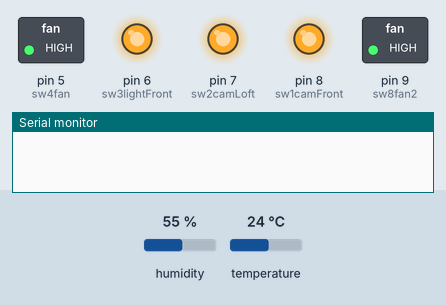
A sketch run on a simulated Arduino Uno, built for the host (arithmetic inside an expression is 32-bit, double 64-bit). Parts: switched loads named in the sketch (green lamp = pin HIGH), output pins drawn as LEDs (lit = HIGH), the last lines printed to the serial monitor. The inputs (shaded band) are chosen by the test bench; at power-on: humidity 55 %, temperature 24 °C. Pins used as bus, display or sensor lines are not drawn.

Above: at 0.1 s.
At 5.1 s:
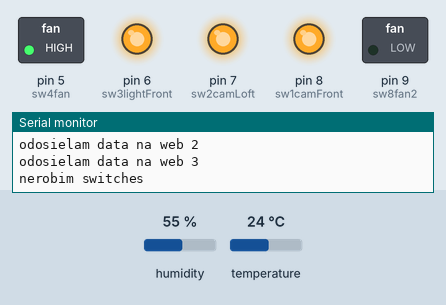
Timing chart, 0 to 6.6 s (numbered marks = the images above):
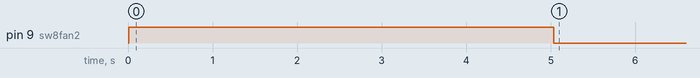

Measured:
- by itself, pin 9 (sw8fan2): HIGH → LOW at 5.0 s

The sketch:

ml-loft-arduino-v03.ino
```cpp
#include <EtherCard.h>
#include <SPI.h>
#include <DHT.h>
static uint32_t timerSwitch, timerMonWeb, timerNetworkDown, timerNetworkDownCount;
bool networkUsed = false;
//////////////////////////////////////////////////////////////////
//Internet
static byte mymac[] = { 0x74,0x69,0x69,0x2D,0x30,0x33 };
byte Ethernet::buffer[700];
const char website[] PROGMEM = "pastwo.ddns.net";

//////////////////////////////////////////////////////////////////
//Temp
#define DHTPINloft 4
//#define DHTPINout 3
#define DHTTYPE DHT11
DHT dhtLoft(DHTPINloft, DHTTYPE);
//DHT dhtOut(DHTPINout, DHTTYPE);
String tempLoft, humidityLoft, tempOut, humidityOut;

//////////////////////////////////////////////////////////////////
//Senzor dym CO
//int inGasCO = A15;
//int inGasSmoke = A13;

//////////////////////////////////////////////////////////////////
// rele
int sw1camFront = 8;
int sw2camLoft = 7;
int sw3lightFront = 6;
int sw4fan = 5;
int sw8fan2 = 9;
int resetPin = 3;
int resetNetworkPin = 2;

////////////////////////////////////////////////////////////////////////////////////////////////////////////////////////////////////
void setup () {
  digitalWrite(resetPin, HIGH);
  digitalWrite(resetNetworkPin, HIGH);
  Serial.begin(9600);
  delay(10);
  bool networkUsed = false;

  //////////////////////////////////////////////////////////////////
  //DHT
  pinMode(DHTPINloft, INPUT);
  dhtLoft.begin();
  //dhtOut.begin();


  //////////////////////////////////////////////////////////////////
  //Internet
  ether.hisport = 82;
  timerNetworkDownCount = 0;
  if (ether.begin(sizeof Ethernet::buffer, mymac) == 0)
    Serial.println(F("Failed to access Ethernet controller"));
  if (!ether.dhcpSetup())
    Serial.println(F("DHCP failed"));

  ether.printIp("IP:  ", ether.myip);  ether.printIp("GW:  ", ether.gwip); ether.printIp("DNS: ", ether.dnsip);

#if 1
  if (!ether.dnsLookup(website))
    Serial.println(F("DNS failed"));
#elif 2
  char websiteIP[] = "192.168.1.1";
  ether.parseIp(ether.hisip, websiteIP);
#else
  byte hisip[] = { 192,168,1,1 };
  ether.copyIp(ether.hisip, hisip);
#endif

  ether.printIp("SRV: ", ether.hisip);

  //////////////////////////////////////////////////////////////////
  //Reset
  pinMode(resetPin, OUTPUT);
  pinMode(resetNetworkPin, OUTPUT);

  //////////////////////////////////////////////////////////////////
  //Gas CO, Smoke
  //pinMode(inGasCO, INPUT);
  //pinMode(inGasSmoke, INPUT);

  //////////////////////////////////////////////////////////////////
  //rele
  pinMode(sw1camFront, OUTPUT);
  pinMode(sw2camLoft, OUTPUT);
  pinMode(sw3lightFront, OUTPUT);
  pinMode(sw4fan, OUTPUT);
  pinMode(sw8fan2, OUTPUT);

  //////////////////////////////////////////////////////////////////
  //rele
  digitalWrite(sw1camFront, HIGH);
  digitalWrite(sw2camLoft, HIGH);
  digitalWrite(sw3lightFront, HIGH);
  digitalWrite(sw4fan, HIGH);
  digitalWrite(sw8fan2, HIGH);

  delay(5000);
}


////////////////////////////////////////////////////////////////////////////////////////////////////////////////////////////////////
void loop () {
  //////////////////////////////////////////////////////////////////
  //Internet
  ether.packetLoop(ether.packetReceive());

  //////////////////////////////////////////////////////////////////
  //resetnem ak je netowrok down
  if(millis() > (timerNetworkDown+6000) ){
    if(timerNetworkDownCount > 2){
      //resetNetwork();
    }
    if(timerNetworkDownCount > 5){
      resetArduino();
    }
    delay(2000);
    timerNetworkDownCount ++;
    networkUsed = false;
    timerNetworkDown = millis();
    Serial.println(F("nenastal callback, tak resetujem status networkUsed"));
  }

  //////////////////////////////////////////////////////////////////
  //monitoring - web save
  if (millis() > timerMonWeb) {
    timerMonWeb = millis() + 6000;//00;
    if(!networkUsed){
      networkUsed = true;
      Serial.println(F("odosielam data na web"));
      char buff[128]="";

      tempLoft = dhtLoft.readTemperature();
      humidityLoft = dhtLoft.readHumidity();
      //tempOut = dhtOut.readTemperature();
      //humidityOut = dhtOut.readHumidity();
      Serial.println("tempLoft:"+tempLoft);
      Serial.println("humidityLoft:"+humidityLoft);
      //Serial.println(F("robim teploty2"));
      //Serial.println("tempOut:"+tempOut);
      //Serial.println("humidityOut:"+humidityOut);
      //Teplota na zdroji
      if(tempLoft.toInt()<25){
        digitalWrite(sw4fan, HIGH);
        digitalWrite(sw8fan2, LOW);
      }else{
        digitalWrite(sw4fan, LOW);
        digitalWrite(sw8fan2, HIGH);
      }

      //double inGasCOVal = analogRead(inGasCO);
      //Serial.println(F("inGasCOVal"));
      //Serial.println(inGasCOVal);

      //double inGasSmokeVal = analogRead(inGasSmoke);
      //Serial.println(F("inGasSmokeVal"));
      //Serial.println(inGasSmokeVal);
      Serial.println(F("odosielam data na web 2"));
      sprintf (buff, "?action=record&val1=%d&type1=3&val2=%d&type2=10", (int)dhtLoft.readTemperature(), (int)dhtLoft.readHumidity());

      ether.browseUrl(PSTR("/index.php"), buff, website, callback);
      Serial.println(F("odosielam data na web 3"));
    }else{
      Serial.println(F("nerodosielam data na web"));
    }
  }

  //////////////////////////////////////////////////////////////////
  //vypinace
  if (millis() > timerSwitch) {
    timerSwitch = millis() + 3350;
    if(!networkUsed){
      networkUsed = true;
      Serial.println(F("robim request"));
      ether.browseUrl(PSTR("/index.php"), "?action=getswitches&id1=2&id2=1&id3=3&id4=19", website, callback);
    }else{
      Serial.println(F("nerobim switches"));
    }
  }
}

////////////////////////////////////////////////////////////////////////////////////////////////////////////////////////////////////
//Internet
static void callback (byte status, word off, word len) {
  Ethernet::buffer[off+600] = 0;
  String val = (const char*) Ethernet::buffer + off;
  if(val.indexOf("pastwo")>-1){
    String values = val.substring(val.indexOf("pastwo")+6);
    values = values.substring(0, values.indexOf("pastwo"));
    Serial.println(values);

    //sw1camFront
    if(values.substring(0,1).indexOf("1") == 0){
      Serial.println(F("ON sw1camFront"));
      digitalWrite(sw1camFront, HIGH);
    } else {
      digitalWrite(sw1camFront, LOW);
      Serial.println(F("OFF sw1camFront"));
    }

    //sw2camLoft
    if(values.substring(1,2).indexOf("1") == 0){
      Serial.println(F("ON sw2camLoft"));
      digitalWrite(sw2camLoft, LOW);
    } else {
      digitalWrite(sw2camLoft, HIGH);
      Serial.println(F("OFF sw2camLoft"));
    }

    //sw3lightFront
    if(values.substring(2,3).indexOf("1") == 0){
      Serial.println(F("ON sw3lightFront"));
      digitalWrite(sw3lightFront, LOW);
    } else {
      digitalWrite(sw3lightFront, HIGH);
      Serial.println(F("OFF sw3lightFront"));
    }

    //Reset
    if(values.substring(3,4).indexOf("1") == 0){
      resetNetwork();
      resetArduino();
    }
  }
  networkUsed = false;
  timerNetworkDown = millis();
}

void resetNetwork(){
  delay(200);
  Serial.println(F("resetujem network"));
  digitalWrite(resetNetworkPin, LOW);
  delay(500);
  digitalWrite(resetNetworkPin, HIGH);
}

void resetArduino(){
  delay(1000);
  Serial.println(F("resetujem arduino"));
  timerNetworkDownCount = 0;
  digitalWrite(resetPin, LOW);
  delay(1000);
  digitalWrite(resetPin, HIGH);
}
```
